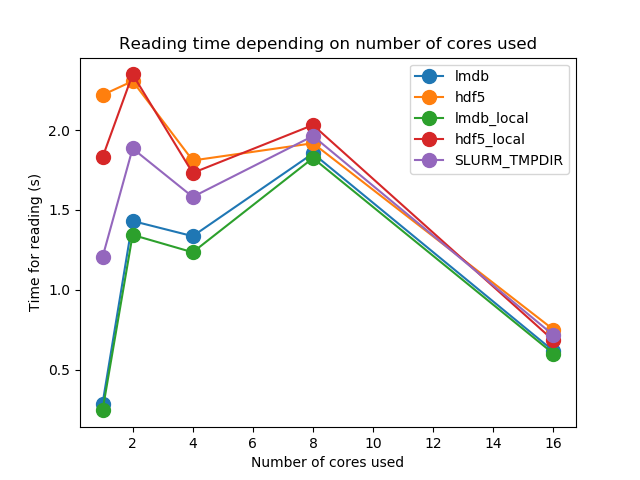

Reproduce this figure in Python.
#srun --ntasks-per-node=16 --nodes 1 --mem=20GB -t1:00:00 --pty /bin/bash

from joblib import Parallel, delayed, parallel_backend
import numpy as np
from PIL import Image
import lmdb
from random import sample
import sqlite3
import pandas as pd
import io
import time
import os
import random
import h5py
import matplotlib.pyplot as plt
import math


################################### 
## Correct affinity              ##
###################################

## see current affinity 
import os; os.sched_getaffinity(0)
# reset affinity - read about affinity in man taskset
os.system("taskset -p 0xFFFFFFFF %d" % os.getpid())
# check
os.sched_getaffinity(0)

###################
## read metadata ##
###################

print("---reading sqlite for hdf5")
######################## hdf5 sqlite file
with sqlite3.connect("/scratch/work/public/datasets/TextRecognitionData_VGG_Oxford/hdf5/TextImages-hdf5.sqlite") as sql_conn:
    df_hdf5 = pd.read_sql_query("select * from meta;", sql_conn)
    all_keys_hdf5 = df_hdf5['key'].tolist()


################################### 
## copy files to SLURM_TMPDIR    ##
###################################
print("copy data to SLURM_TMPDIR")

print("---extracting files to SLURM_TMPDIR")
######################## extract files to SLURM_TMPDIR
tic_1 = time.time()
os.system("tar -C $SLURM_TMPDIR -xf mjsynth.tar.gz")
print("extracting process took (NOT included in total bellow): " + str(time.time() - tic_1))

tic_1 = time.time()
os.system("cp -r /scratch/work/public/datasets/TextRecognitionData_VGG_Oxford/lmdb/TextImages.lmdb $SLURM_TMPDIR/")
print("copy lmdb file time (NOT included in total bellow): " + str(time.time() - tic_1))

tic_1 = time.time()
os.system("cp -r /scratch/work/public/datasets/TextRecognitionData_VGG_Oxford/hdf5/TextImages.hdf5 $SLURM_TMPDIR/")
print("copy hdf5 file time (NOT included in total bellow): " + str(time.time() - tic_1))


#############################################################
#############################################################
timing_dict = {"lmdb": [], "hdf5": [], "lmdb_local": [], "hdf5_local": [], "SLURM_TMPDIR": [], "subset_of_paths": []}

## Assuming we have 16 cpus avaialble on node
## Do 16 codes two times - if any caching is happeing it will happen for first 16 cores run, and the rest of benchmark will happen on already cached data
cpus_options = [16, 16, 8, 4, 2, 1]
#cpus_options = [2, 1]
timing_dict["cpus_options"] = cpus_options

## Read fixed number of images for all experiments
N_to_read = int(1e5)

##############
## Do read  ##
##############

## Don't start from the same index all the time - Lustre will cache files and timing will be off
start_index = 0

####################
##  LMDB function ##
####################

## we open env in every process. Opening it for every key is slow (made reading twice as slow) - thus pass chunk of keys 
def read_fig_lmdb(key_sublist):
  ret_ar = []
  #print("process id:" + str(os.getpid()))
  #print("work with file " + lmdb_path)
  with lmdb.open(lmdb_path, readonly=True, lock=False) as env:
    with env.begin() as lmdb_txn:
      for key in key_sublist:
        #print(key)
        stored_image = lmdb_txn.get(key.encode())
        ret_ar.append(stored_image)
  return ret_ar

####################
##  LMDB scratch ##
####################

print("read lmdb scratch")

lmdb_path = "/scratch/work/public/datasets/TextRecognitionData_VGG_Oxford/lmdb/TextImages.lmdb"

for cpus_number in cpus_options:
    print("-----start index:" + str(start_index))
    ## generate updated key_list
    key_list = [f"{i:07}" for i in list(range(start_index+1, start_index+N_to_read+1))]
    
    ## split key_list to chunks
    n = math.ceil(len(key_list)/cpus_number)
    key_list_chunks = [key_list[i:i + n] for i in range(0, len(key_list), n)]     
    
    tic = time.time()
    res = Parallel(n_jobs=cpus_number, prefer = "processes", verbose=5)(delayed(read_fig_lmdb)(key_list) \
                                                                        for key_list in key_list_chunks )
    toc = time.time()
    timing_dict["lmdb"].append(toc-tic)
    # start_index = start_index + N_to_read

## flatten res 
tic_f = time.time()
res = [val for sublist in res for val in sublist]
print("flatten time for lmdb:" + str(time.time()-tic_f))
print("check loaded data")
print(res[1])

####################
##  LMDB local    ##
####################

print("read lmdb local")

lmdb_path = os.getenv("SLURM_TMPDIR") + "/TextImages.lmdb"

for cpus_number in cpus_options:
    print("-----start index:" + str(start_index))
    ## generate updated key_list
    key_list = [f"{i:07}" for i in list(range(start_index+1, start_index+N_to_read+1))]
    
    ## split key_list to chunks
    n = math.ceil(len(key_list)/cpus_number)
    key_list_chunks = [key_list[i:i + n] for i in range(0, len(key_list), n)]     
    
    tic = time.time()
    res = Parallel(n_jobs=cpus_number, prefer = "processes", verbose=5)(delayed(read_fig_lmdb)(key_list) \
                                                                        for key_list in key_list_chunks )
    toc = time.time()
    timing_dict["lmdb_local"].append(toc-tic)
    #start_index = start_index + N_to_read

## flatten res 
tic_f = time.time()
res = [val for sublist in res for val in sublist]
print("flatten time for lmdb:" + str(time.time()-tic_f))

print("check loaded data")
print(res[1])

    
####################
##  HDF5 function ##
####################

def read_fig_hdf5(key_sublist):
  #print("work with file " + hdf5_path)
  ret_ar = []
  key_sublist.sort()
  with h5py.File(hdf5_path, 'r') as f:
    dset = f['images']
    chosen_stored_images = dset[key_sublist]
  return(chosen_stored_images)

####################
##  HDF5 scratch  ##
####################

print("read hdf5 scratch")

hdf5_path = '/scratch/work/public/datasets/TextRecognitionData_VGG_Oxford/hdf5/TextImages.hdf5'

for cpus_number in cpus_options:
    print("-----start index:" + str(start_index))
    ## generate updated key_list
    key_list_hdf5 = list(range(start_index, start_index+N_to_read))
    
    ## split key_list to chunks
    n = math.ceil(len(key_list_hdf5)/cpus_number)
    key_list_chunks = [key_list_hdf5[i:i + n] for i in range(0, len(key_list_hdf5), n)]     
    
    tic = time.time()
    res = Parallel(n_jobs=cpus_number, prefer = "processes", verbose=5)(delayed(read_fig_hdf5)(key_sublist) \
                                                                        for key_sublist in key_list_chunks)
    toc = time.time()
    timing_dict["hdf5"].append(toc-tic)
    #start_index = start_index + N_to_read

## flatten res 
tic_f = time.time()
res = [val for sublist in res for val in sublist]
print("flatten time for hdf5:" + str(time.time()-tic_f))

print("check loaded data")
print(res[1])

####################
##  HDF5 local    ##
####################

print("read hdf5 local")

hdf5_path = os.getenv("SLURM_TMPDIR") + "/TextImages.hdf5"

for cpus_number in cpus_options:
    print("-----start index:" + str(start_index))
    ## generate updated key_list
    key_list_hdf5 = list(range(start_index, start_index+N_to_read))
    
    ## split key_list to chunks
    n = math.ceil(len(key_list_hdf5)/cpus_number)
    key_list_chunks = [key_list_hdf5[i:i + n] for i in range(0, len(key_list_hdf5), n)]     
    
    tic = time.time()
    res = Parallel(n_jobs=cpus_number, prefer = "processes", verbose=5)(delayed(read_fig_hdf5)(key_sublist) \
                                                                        for key_sublist in key_list_chunks)
    toc = time.time()
    timing_dict["hdf5_local"].append(toc-tic)
    #start_index = start_index + N_to_read

## flatten res 
tic_f = time.time()
res = [val for sublist in res for val in sublist]
print("flatten time for hdf5:" + str(time.time()-tic_f))

print("check loaded data")
print(res[1])

###################################################################
## Prepare to read from disk: Subset paths to read files from    ##
###################################################################
print("read jpg from disk")

#############################
##  STURM_TMPDIR function  ##
#############################

def read_fig_disk(paths_to_read_sublist):
  ret_ar = []
  for p in paths_to_read_sublist:
      with open(p, mode='rb') as file:
            stored_image = file.read()   
            ret_ar.append(stored_image)
  return(ret_ar)

#############################
##  STURM_TMPDIR read      ##
#############################

print("read SLURM_TMPDIR local")

## make a list of paths from data frame column
paths_hdf5_all = df_hdf5["path"].tolist()

for cpus_number in cpus_options:
    print("-----start index:" + str(start_index))
    tic1 = time.time()
    ###### gets subset of paths
    paths_to_read = paths_hdf5_all[start_index:(start_index+N_to_read)]
    paths_to_read_full = [os.environ['SLURM_TMPDIR']  + "/mnt/ramdisk/max/90kDICT32px/" + s for s in paths_to_read]
    toc1 = time.time()
    timing_dict["subset_of_paths"].append(toc1-tic1)

    
    ## split key_list to chunks
    n = math.ceil(len(paths_to_read)/cpus_number)
    paths_to_read_chunks = [paths_to_read_full[i:i + n] for i in range(0, len(paths_to_read_full), n)]     
    
    tic = time.time()
    res = Parallel(n_jobs=cpus_number, prefer = "processes", verbose=5)(delayed(read_fig_disk)(paths_to_read_sublist) \
                                                                        for paths_to_read_sublist in paths_to_read_chunks)
    toc = time.time()
    timing_dict["SLURM_TMPDIR"].append(toc-tic)
    #start_index = start_index + N_to_read

## flatten res 
tic_f = time.time()
res = [val for sublist in res for val in sublist]
print("flatten time for lmdb:" + str(time.time()-tic_f))

print("check loaded data")
print(res[1])


######################
##  Display resutls ##
######################

#######################################################
import sys
#print("size or loaded data: " + str(sys.getsizeof(res)))
## size or loaded data: 1730440
## overhead ~100MB per process

print(timing_dict)    


cpus_options = timing_dict["cpus_options"]
del timing_dict["cpus_options"]
del timing_dict["subset_of_paths"]

df = pd.DataFrame(timing_dict, index=cpus_options)
df = df.round(3)

print(df)

## remove fist row
df = df.iloc[1:]

lines = df.plot.line(style='.-', markersize = 20)
lines.set_title("Reading time depending on number of cores used")
lines.set_xlabel("Number of cores used");
lines.set_ylabel("Time for reading (s)");
plt.savefig('./read_parallel.png')

#lines.set_xscale('log')
lines.set_yscale('log')
plt.savefig('./read_parallel_log.png')


